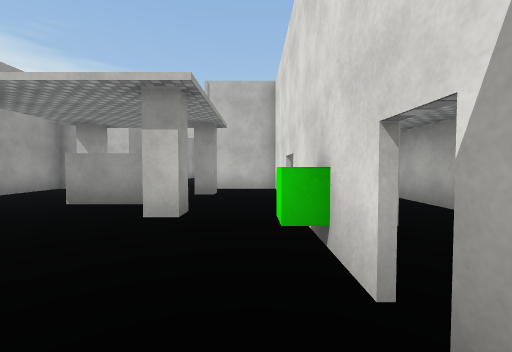
[1] (above)

16 first-person views from a walk through a Unity game level. The camera is 1.4 m above the floor, tilts 2° down and sees 90° across. The floor is counted in squares, 2 m on a side. Each view is taken from the middle of a square. On the plan, view 1 faces up. The plan holds only what a view shows up to about 9 squares ahead; the rest is blank. The place goes on beyond the plan. The player is left out. Surface patterns are stand-ins for the level's own textures.

[2]
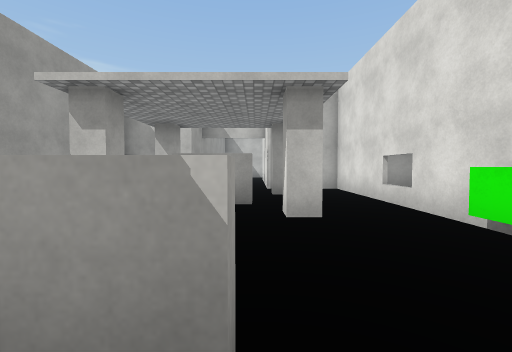

[3]
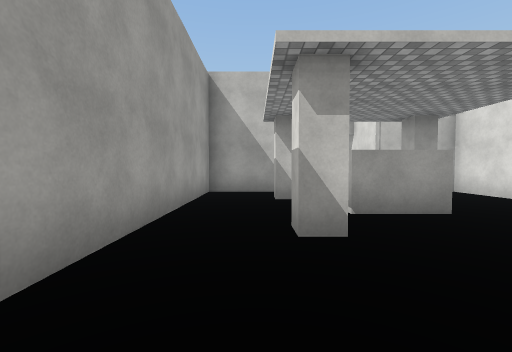

[4]
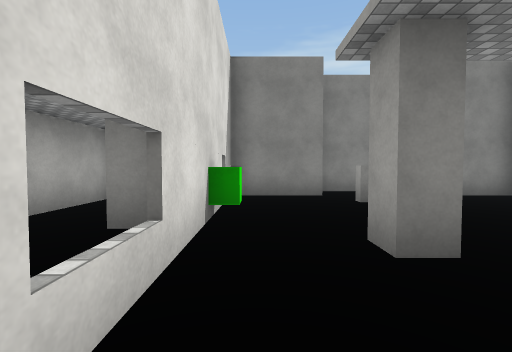

[5]
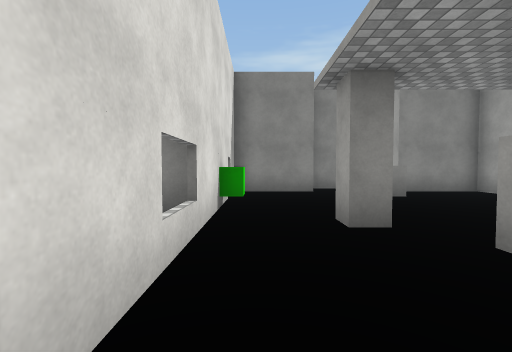

[6]
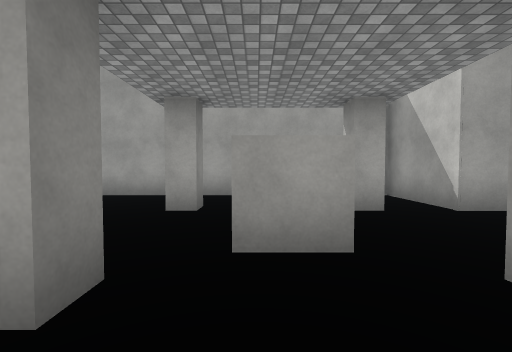

[7]
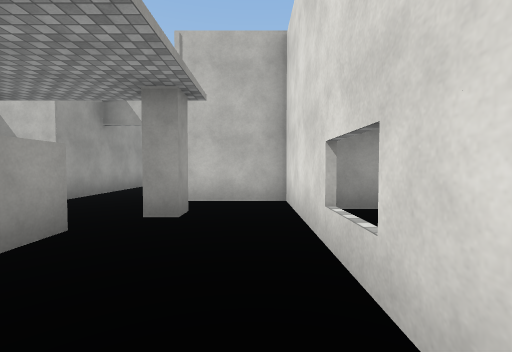

[8]
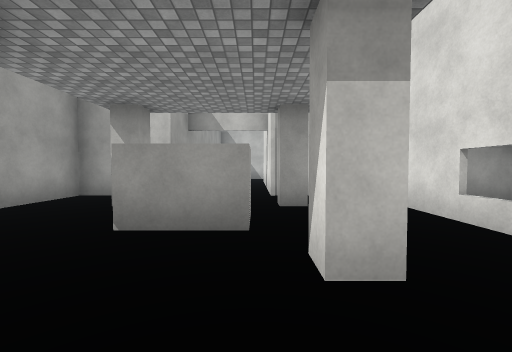

[9]
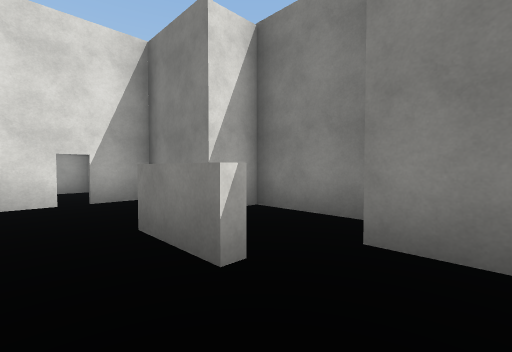

[10]
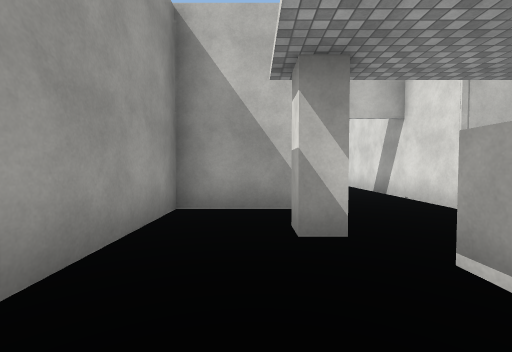

[11]
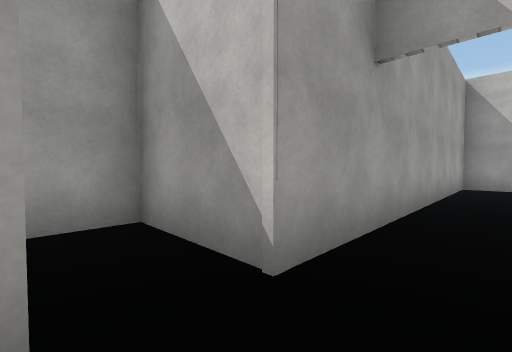

[12]
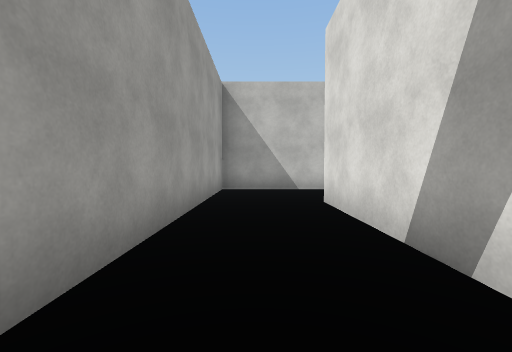

[13]
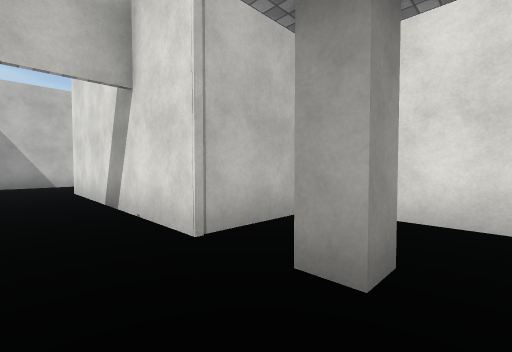

[14]
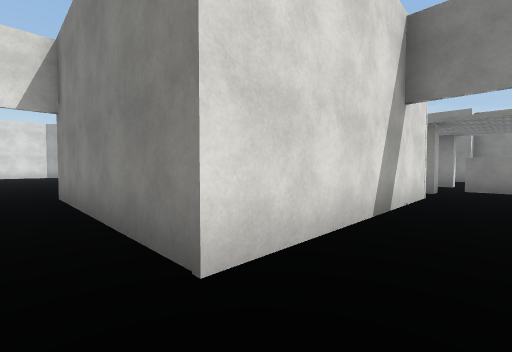

[15]
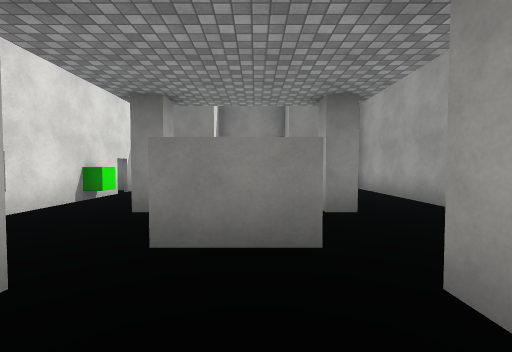

[16]
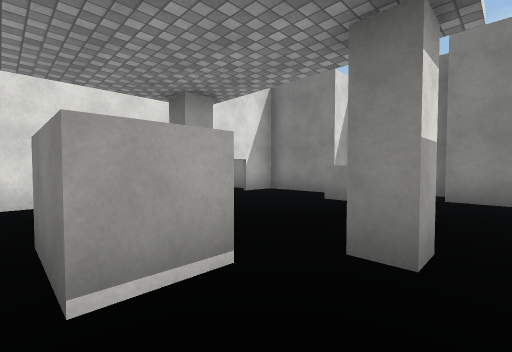

### Floor plan
Points are (right, up) in squares from view 1. A wall is a line through its corners. A room is listed if a view was taken in it or the views show most of it. See-through windows are left out.
Room 1 (views 1, 2, 3, 4, 5, 6, 7, 8, 9, 10, 11, 13, 15, 16)
walls: (-1.6, 4.1) (-1.1, 4.1) (-1.1, 3.6) (-1.6, 3.6) (-1.6, 4.1); (-3.6, 0.9) (-2, 0.9); (-2, 0.7) (-2.8, 0.7); (-4.1, 8.3) (-6.3, 8.3) (-6.3, -0.3) (-4, -0.3); (0.6, 1.2) (0.6, 8.3) (-1.6, 8.3); (-4, -1.4) (-1.6, -1.4) (-1.6, -0.3) (0.6, -0.3) (0.6, 0.9)
ways out: opening at (-2.5, 9) to room 2; opening at (1, 1)
objects: pillar (-4, 4); pillar (-4, 7); other object (-3, 5) to (-2, 5); pillar (-1, 7); green cube (0, 2)
Room 2 (views 12, 14)
walls: (-0.8, 17.1) (-4.1, 17.1) (-4.1, 8.3); (-1.6, 8.3) (-1.6, 14.1) (4, 14.1)
ways out: opening at (-2.5, 9) to room 1

Positions as (right, up) in squares from view 1, and headings:
1: (0, 0), facing up
2: (-2, 0), facing up
3: (-5, 1), facing up
4: (0, 6), facing down
5: (0, 7), facing down
6: (0, 5), facing left
7: (0, 3), facing up
8: (-2, 2), facing up
9: (-5, 2), facing down-right
10: (-5, 4), facing up
11: (-3, 7), facing up-left
12: (-3, 9), facing up
13: (-3, 6), facing up-right
14: (-3, 15), facing down-right
15: (-3, 8), facing down
16: (-5, 6), facing down-right
